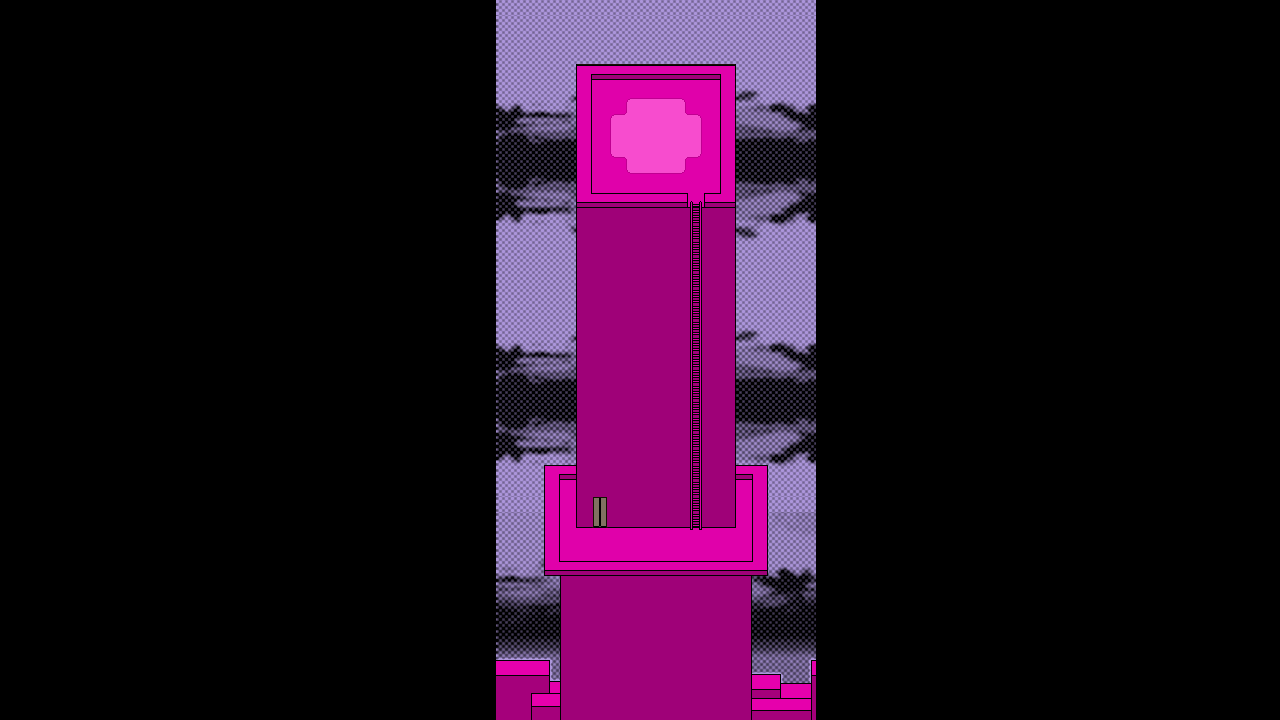

This is a level from a 2D game, rendered from its Tiled map with the project's own tilesets. A one-line summary and the map file follow, with tile-layer data summarised:
An orthogonal 80x45 tile map with 16x16 px tiles, 3 tile layers (BG, Suelo, Props), 2 hidden layers not drawn, 4 tilesets and 8 objects (blackBox, batterspwn, blackBox2, autopilot, japhet, ...).

<map version="1.10" tiledversion="1.10.2" orientation="orthogonal" renderorder="left-up" width="80" height="45" tilewidth="16" tileheight="16" infinite="0" nextlayerid="12" nextobjectid="11">
 <tileset firstgid="1" source="Objects.tsx" />
 <tileset firstgid="56" source="Tilesets_zone2-export.tsx" />
 <tileset firstgid="778" source="Panoramas.tsx" />
 <tileset firstgid="14972" source="tiles.tsx" />
 <layer id="2" name="negro" width="80" height="45" visible="0">
  <properties>
   <property name="nocollide" value="true" />
   <property name="tilesheet" value="Tilesets zone2-export" />
  </properties>
  <data>[3600 cells, 3600 non-empty, 1 distinct tile ids]</data>
 </layer>
 <layer id="3" name="BG" width="80" height="45">
  <properties>
   <property name="nocollide" value="true" />
   <property name="tilesheet" value="Panoramas" />
  </properties>
  <data>[3600 cells, 900 non-empty, 560 distinct tile ids]</data>
 </layer>
 <layer id="4" name="Suelo" width="80" height="45">
  <properties>
   <property name="nocollide" value="true" />
   <property name="tilesheet" value="Tilesets zone2-export" />
  </properties>
  <data>[3600 cells, 440 non-empty, 33 distinct tile ids]</data>
 </layer>
 <layer id="5" name="Props" width="80" height="45">
  <properties>
   <property name="nocollide" value="true" />
   <property name="tilesheet" value="Tilesets zone2-export" />
  </properties>
  <data>[3600 cells, 83 non-empty, 11 distinct tile ids]</data>
 </layer>
 <layer id="7" name="coliisions" width="80" height="45" visible="0">
  <properties>
   <property name="invisible" value="true" />
   <property name="tilesheet" value="tiles" />
  </properties>
  <data>[3600 cells, 241 non-empty, 1 distinct tile ids]</data>
 </layer>
 <objectgroup id="8" name="objects">
  <object id="1" name="blackBox" x="560" y="480" width="16" height="16" />
  <object id="2" name="batterspwn" x="592" y="528" width="16" height="16" />
  <object id="3" name="blackBox2" x="651" y="88" width="11" height="11" />
  <object id="4" name="autopilot" x="688" y="176" width="16" height="16" />
  <object id="5" name="japhet" x="622" y="126" width="21" height="19" />
  <object id="7" name="batternextpos1" x="688" y="128" width="16" height="16" />
  <object id="9" name="batternextpos2" x="672" y="128" width="16" height="16" />
  <object id="10" name="zacharie" x="736" y="480" width="16" height="16" />
 </objectgroup>
</map>
